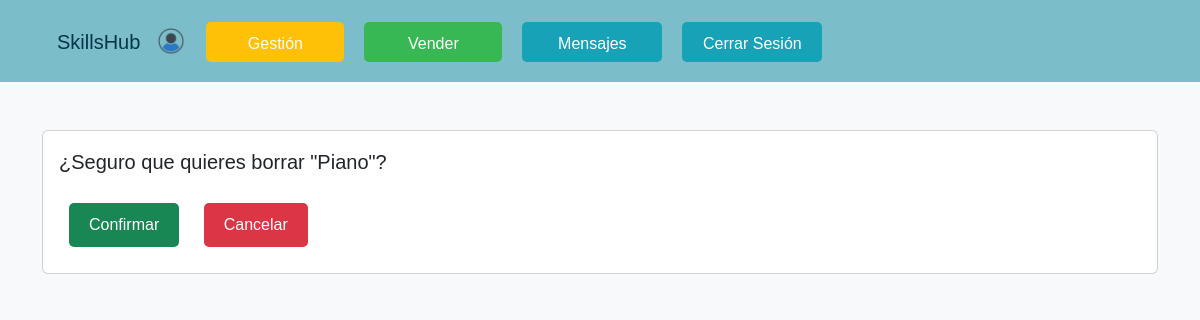
The page /borra/8/ (signed in) on the database its author committed.
### SkillsHub/models.py (models this page shows, shortened)
class Usuario(AbstractUser):
    nombre = models.CharField(max_length=100)
    saldo = models.DecimalField(max_digits=10, decimal_places=2, default=0, null=True)
    avatar = models.ImageField(upload_to='avatars/', default='avatars/perfil.png')
    comentario = models.TextField(blank=True, null=True)
    baneado = models.BooleanField(default=False)
    seguidores = models.ManyToManyField("self", symmetrical=False, related_name='usuarios_seguidores', blank=True)
    seguidos = models.ManyToManyField("self", symmetrical=False, related_name='usuarios_seguidos', blank=True)
    insignia_perfil = models.ForeignKey(UsuarioInsignia, null=True, blank=True, on_delete=models.SET_NULL, related_name='insignia_en_perfil')

class Servicio(models.Model):
    nombre = models.CharField(max_length=100)
    precio = models.DecimalField(max_digits=10, decimal_places=2)
    descripcion = models.TextField()
    ubicacion = models.ForeignKey(Ubicacion, on_delete=models.CASCADE)
    usuario = models.ForeignKey(Usuario, on_delete=models.CASCADE)
    activo = models.BooleanField(default=True)
    categoria = models.ForeignKey(Categoria, on_delete=models.CASCADE)
    imagen = models.ImageField(upload_to='servicio/', blank=False, default='servicio/blanco.jpeg')
    def __str__(self):
        return(self.nombre)

### SkillsHub/views.py (the view)
# urls.py: path('borra/<int:pk>/', login_required(Borra.as_view()), name='borra'),
class Borra(DeleteView):
    model = Servicio
    template_name = 'Proyecto/borra.html'
    success_url = reverse_lazy('servicios')
    def get_queryset(self):
        queryset = super().get_queryset()
        user = self.request.user
        if user.is_authenticated:
            if user.is_superuser:
                return queryset.all() # Si el usuario es administrador, devuelve todos los objetos
            else:
                return queryset.filter(usuario=user)  # Si el usuario no es administrador, filtra por el usuario actual
        else:
            return queryset.none() # Si el usuario no está autenticado, devuelve un queryset vacío

### SkillsHub/templates/Proyecto/borra.html (shortened to what this page needs)
{% extends './base.html'%}{% block content %}
<div class="container mt-5">
        <div class="card">
            <div class="card-body">
                <form method="post">
                    <p class="lead">¿Seguro que quieres borrar "{{ object }}"?</p>
                    <button type="submit" class="btn btn-success">Confirmar</button>
                    <a href="{% url 'detalles' pk=servicio.pk %}"><button type="button" class="btn btn-danger">Cancelar</button></a>
                </form>
            </div>
        </div>
    </div>
{% endblock %}

### SkillsHub/templates/Proyecto/base.html (shortened to what this page needs)
{% load static %}
<!DOCTYPE html>
<html lang="es">
<head>
    <link href="https://cdn.jsdelivr.net/npm/bootstrap@5.3.3/dist/css/bootstrap.min.css" rel="stylesheet">
</head>
<body>
   <div class="container-fluid no-margin-padding">
        <nav class="page-header navbar navbar-expand-lg navbar-light">
            <div class="container">
                <h1 class="navbar-brand"><a href="{% url 'servicios' %}" style="text-decoration: none; color: inherit;">SkillsHub</a></h1>
                {% if user.avatar %}
                    <div class="d-flex align-items-center avatar-container">
                        <a href="{% url 'perfil_usuario' user.pk %}">
                            <img src="{{ user.avatar.url }}" class="avatar" alt="Avatar">
                        </a>
                    </div>
                {% endif %}
                <div class="collapse navbar-collapse" id="navbarNav">
                    <ul class="navbar-nav text-center">
                        {% if user.is_authenticated %}
                            {% if request.user.is_authenticated and request.user.is_superuser %}
                                <li class="nav-item"><a href="{% url 'gestion' %}" class="nav-link btn btn-warning">Gestión</a></li>
                            {% endif %}
                            <li class="nav-item"><a href="{% url 'nuevo_servicio' %}" class="nav-link btn success btn-success">Vender</a></li>
                            <li class="nav-item"><a href="{% url 'rooms' %}" class="nav-link btn btn-info info text-white">Mensajes</a></li>
                            <li class="nav-item">
                                <form action="{% url 'logout' %}" method="post">
                                    <button type="submit" class="btn btn-info info text-white">Cerrar Sesión</button>
                                </form>
                            </li>
                        {% else %}
                            <li class="nav-item"><a href="{% url 'login' %}" class="nav-link btn btn-info info text-white">Iniciar Sesión</a></li>
                            <li class="nav-item"><a href="{% url 'register' %}" class="nav-link btn btn-info info text-white">Regístrate</a></li>
                        {% endif %}
                    </ul>
                </div>
            </div>
        </nav>
    </div>
    <div class="container-fluid">
        <div class="row">
            <div class="col">
                {% block content %}
                {% endblock %}
            </div>
        </div>
    </div>
</body>
</html>

### SkillsHub/templates/Proyecto/base.html (style rules this page uses)
body { background-color: #f8f9fa; font-family: Arial, sans-serif; margin: 0; padding: 0; }
.page-header { background-color: #7bbec9; }
.page-header { display: flex; justify-content: space-between; align-items: center; padding: 10px; }
.page-header h1 { margin-left: 15px; color: #04364A; margin-top: 10px; }
.btn { display: inline-block; padding: 10px 20px; margin: 10px; font-size: 16px; text-decoration: none; color: #fff; border: none; border-radius: 5px; cursor: pointer; transition: background-color 0.3s ease; }
.btn-warning { background-color: #ffc107; width: 138px; height: 40px; margin-left: 10px; margin-top: 12px; }
.success { background-color: #37b855; width: 138px; height: 40px; margin-top: 12px; }
.info { background-color: #17a2b8; width: 140px; height: 40px; margin-left: 10px; margin-top: 12px; }
.avatar { width: 30px; height: 30px; border-radius: 50%; margin-right: 10px; }
.no-margin-padding { margin: 0 !important; padding: 0 !important; }

### rows shown on the page
Usuario: avatar (picture)
Servicio: nombre "Piano"
